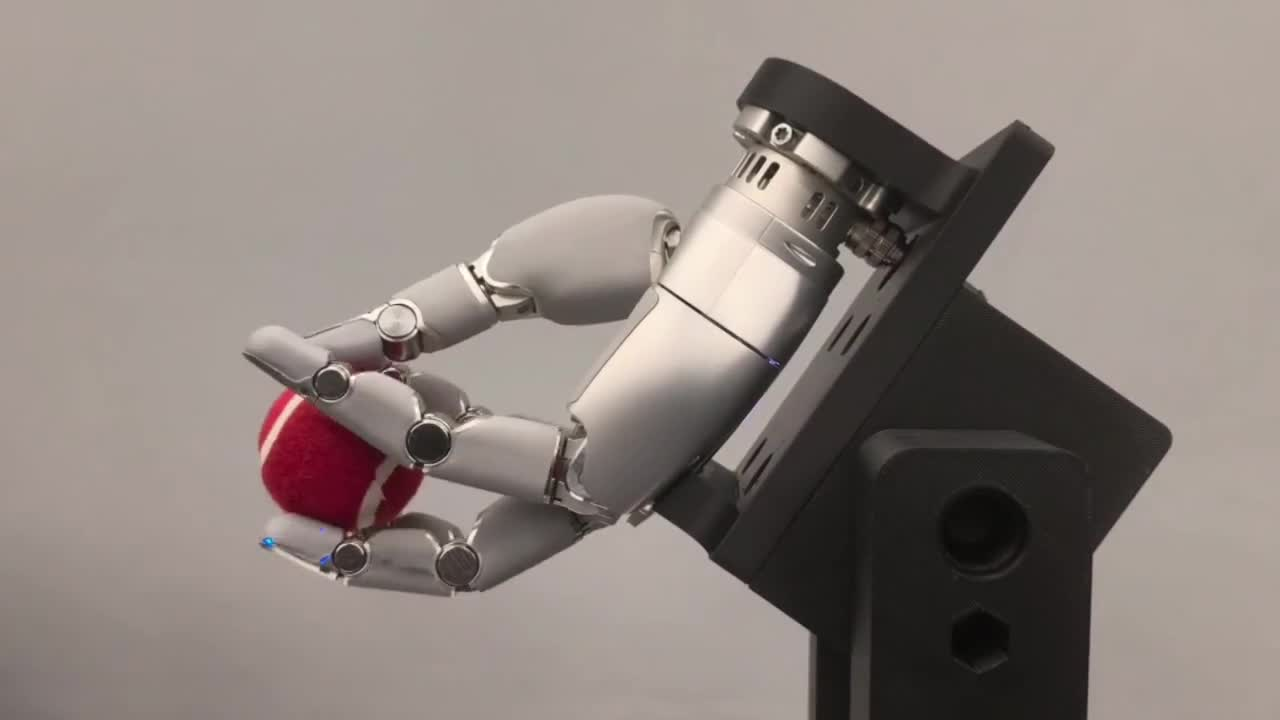
#> input picture static/videos/tacbfp/real/axis/reference_frames/middle_tennis_t2.jpg, 1280 x 720 px
$ python draw_axis_reference_images.py
#> lines starting #> are read from the running program, lines starting #| are printed output that depends on the picture
from pathlib import Path
from PIL import Image, ImageDraw, ImageFont
import math


ROOT = Path(__file__).resolve().parent
DEFAULT_FRAME = ROOT / "reference_frames" / "middle_tennis_t2.jpg"
DEFAULT_OUTPUT_DIR = ROOT / "axis_reference_images"


SCALE = 4
PANEL_PX = (28, 18, 222, 160)
AXIS_COLORS = {
    "x": (230, 40, 38),
    "y": (34, 170, 76),
    "z": (48, 92, 235),
}
ROTATION_COLOR = (0, 0, 0)
DARK = (15, 23, 42)


COMMANDS = [
    ("axis_pos_x.jpg", "x", 1, "[1,0,0]"),
    ("axis_neg_x.jpg", "x", -1, "[-1,0,0]"),
    ("axis_pos_y.jpg", "y", 1, "[0,1,0]"),
    ("axis_neg_y.jpg", "y", -1, "[0,-1,0]"),
    ("axis_pos_z.jpg", "z", 1, "[0,0,1]"),
    ("axis_neg_z.jpg", "z", -1, "[0,0,-1]"),
]

# Start angles were chosen to keep arrowheads readable and consistent with the
# requested projection: +z left, +y up, +x as a foreshortened out-of-plane arrow.
START_ANGLES = {
    ("x", 1): -115,
    ("x", -1): 135,
    ("y", 1): -145,
    ("y", -1): 105,
    ("z", 1): -35,
    ("z", -1): 215,
}

# The x/y rings need the opposite front/back convention from z under this
# projection. This determines which half of the rotation ring is drawn over the
# active axis and which half is hidden behind it.
FRONT_SIGN = {"x": -1, "y": -1, "z": 1}


def load_fonts(scale: int):
    try:
        axis_font = ImageFont.truetype(
            "/usr/share/fonts/truetype/dejavu/DejaVuSans-Bold.ttf", 14 * scale
        )
        vector_font = ImageFont.truetype(
            "/usr/share/fonts/truetype/dejavu/DejaVuSans-Bold.ttf", 14 * scale
        )
    except OSError:
        axis_font = ImageFont.load_default()
        vector_font = ImageFont.load_default()
    return axis_font, vector_font


def add(point, vector, scale=1.0):
    return (point[0] + vector[0] * scale, point[1] + vector[1] * scale)


def norm(vector):
    length = math.hypot(vector[0], vector[1])
    return (vector[0] / length, vector[1] / length) if length else (1, 0)


def angle_between(start, end):
    return math.atan2(end[1] - start[1], end[0] - start[0])


def text_center(draw, xy, text, font, color):
    bbox = draw.textbbox((0, 0), text, font=font)
    draw.text(
        (xy[0] - (bbox[2] - bbox[0]) / 2, xy[1] - (bbox[3] - bbox[1]) / 2),
        text,
        font=font,
        fill=color,
    )


def sharp_arrow(draw, start, tip, color, width, scale, head_len=16, head_half=5):
    width *= scale
    head_len *= scale
    head_half *= scale
    angle = angle_between(start, tip)
    base = (
        tip[0] - head_len * math.cos(angle),
        tip[1] - head_len * math.sin(angle),
    )
    draw.line([start, base], fill=color, width=width)
    normal = (-math.sin(angle), math.cos(angle))
    draw.polygon(
        [
            tip,
            (base[0] + head_half * normal[0], base[1] + head_half * normal[1]),
            (base[0] - head_half * normal[0], base[1] - head_half * normal[1]),
        ],
        fill=color,
    )


def ellipse_basis(axis_name, axes):
    axis_unit = norm(axes[axis_name]["vec"])
    major_unit = (-axis_unit[1], axis_unit[0])
    return major_unit, axis_unit


def ellipse_point(cx, cy, major, minor, major_unit, axis_unit, degrees):
    theta = math.radians(degrees)
    return (
        cx + major * math.cos(theta) * major_unit[0] + minor * math.sin(theta) * axis_unit[0],
        cy + major * math.cos(theta) * major_unit[1] + minor * math.sin(theta) * axis_unit[1],
    )


def ellipse_tangent(major, minor, major_unit, axis_unit, degrees, direction):
    theta = math.radians(degrees)
    dx = -major * math.sin(theta) * major_unit[0] + minor * math.cos(theta) * axis_unit[0]
    dy = -major * math.sin(theta) * major_unit[1] + minor * math.cos(theta) * axis_unit[1]
    if direction < 0:
        dx, dy = -dx, -dy
    return math.atan2(dy, dx)


def depth_value(degrees):
    return math.sin(math.radians(degrees))


class AxisReferenceRenderer:
    def __init__(self, frame_path=DEFAULT_FRAME, output_dir=DEFAULT_OUTPUT_DIR, scale=SCALE):
#> called with scale = 4
        self.frame_path = Path(frame_path)
        self.output_dir = Path(output_dir)
        self.scale = scale
        self.image = Image.open(self.frame_path).convert("RGB")
#> self.image is the input picture: PIL image 1280x720 RGB; mean R, G, B 141, 130.6, 125.2
        self.width, self.height = self.image.size
        self.panel = tuple(value * self.scale for value in PANEL_PX)
        self.origin = (
            (self.panel[0] + self.panel[2]) / 2,
            (self.panel[1] + self.panel[3]) / 2,
        )
        self.axes = {
            "z": {"vec": (-52 * self.scale, 0 * self.scale), "color": AXIS_COLORS["z"], "label": "+z"},
            "y": {"vec": (0 * self.scale, -48 * self.scale), "color": AXIS_COLORS["y"], "label": "+y"},
            "x": {"vec": (40 * self.scale, 28 * self.scale), "color": AXIS_COLORS["x"], "label": "+x"},
        }
        self.axis_font, self.vector_font = load_fonts(self.scale)

    def draw_axis(self, draw, name, highlight=False):
        axis = self.axes[name]
        sharp_arrow(
            draw,
            self.origin,
            add(self.origin, axis["vec"]),
            axis["color"],
            width=5 if highlight else 4,
            scale=self.scale,
            head_len=17 if name == "x" else 16,
            head_half=5,
        )

    def draw_labels_and_origin(self, draw):
        for name, axis in self.axes.items():
            pos = add(self.origin, axis["vec"], 1.16 if name != "x" else 1.17)
            if name == "x":
                pos = (pos[0] + 5 * self.scale, pos[1] + 2 * self.scale)
            text_center(draw, pos, axis["label"], self.axis_font, axis["color"])
        radius = 4 * self.scale
        draw.ellipse(
            (
                self.origin[0] - radius,
                self.origin[1] - radius,
                self.origin[0] + radius,
                self.origin[1] + radius,
            ),
            fill=DARK,
        )

    def draw_vector_label(self, draw, text):
        x, y = 142 * self.scale, 34 * self.scale
        bbox = draw.textbbox((0, 0), text, font=self.vector_font)
        pad = 4 * self.scale
        draw.rounded_rectangle(
            (x - pad, y - pad, x + bbox[2] + pad, y + bbox[3] + pad),
            radius=5 * self.scale,
            fill=(255, 255, 255, 214),
            outline=(30, 41, 59, 170),
            width=self.scale,
        )
        draw.text((x, y), text, font=self.vector_font, fill=DARK)

    def make_rotation_samples(self, axis_name, sign):
        center = add(self.origin, self.axes[axis_name]["vec"], 0.50)
        major_unit, axis_unit = ellipse_basis(axis_name, self.axes)
        major = 15 * self.scale
        minor = 7 * self.scale
        if axis_name == "x":
            major, minor = 14 * self.scale, 9 * self.scale

        start = START_ANGLES[(axis_name, sign)]
        extent = 250 * sign
        end = start + extent
        tip = ellipse_point(center[0], center[1], major, minor, major_unit, axis_unit, end)
        tangent = ellipse_tangent(
            major,
            minor,
            major_unit,
            axis_unit,
            end,
            1 if extent > 0 else -1,
        )

        head_len = 9 * self.scale
        head_half = 3.4 * self.scale
        base = (
            tip[0] - head_len * math.cos(tangent),
            tip[1] - head_len * math.sin(tangent),
        )

        theta = math.radians(end)
        local_speed = math.hypot(-major * math.sin(theta), minor * math.cos(theta))
        trim = math.degrees(head_len / max(local_speed, 1.0))
        arc_end = end - trim * (1 if extent > 0 else -1)

        samples = []
        for index in range(151):
            degrees = start + (arc_end - start) * index / 150
            samples.append(
                (
                    ellipse_point(
                        center[0], center[1], major, minor, major_unit, axis_unit, degrees
                    ),
                    degrees,
                )
            )
        samples.append((base, arc_end))

        normal = (-math.sin(tangent), math.cos(tangent))
        triangle = [
            tip,
            (base[0] + head_half * normal[0], base[1] + head_half * normal[1]),
            (base[0] - head_half * normal[0], base[1] - head_half * normal[1]),
        ]
        end_is_front = depth_value(end) * FRONT_SIGN[axis_name] >= 0
        return samples, triangle, end_is_front

    def draw_polyline_segments(self, draw, samples, layer, axis_name):
        for (p0, t0), (p1, t1) in zip(samples, samples[1:]):
            midpoint_t = (t0 + t1) / 2
            is_front = depth_value(midpoint_t) * FRONT_SIGN[axis_name] >= 0
            if (layer == "front" and is_front) or (layer == "back" and not is_front):
                draw.line([p0, p1], fill=ROTATION_COLOR, width=2 * self.scale, joint="curve")

    def draw_rotation_layer(self, draw, samples, triangle, end_is_front, axis_name, layer):
        self.draw_polyline_segments(draw, samples, layer, axis_name)
        if (layer == "front" and end_is_front) or (layer == "back" and not end_is_front):
            draw.polygon(triangle, fill=ROTATION_COLOR)

    def render_one(self, filename, axis_name, sign, vector_label):
        img = self.image.resize(
            (self.width * self.scale, self.height * self.scale),
            Image.Resampling.LANCZOS,
        ).convert("RGBA")
        overlay = Image.new("RGBA", (self.width * self.scale, self.height * self.scale), (0, 0, 0, 0))
#> overlay: PIL image 5120x2880 RGBA; every value is 0
        overlay_draw = ImageDraw.Draw(overlay)
        overlay_draw.rounded_rectangle(
            self.panel,
            radius=10 * self.scale,
            fill=(255, 255, 255, 170),
            outline=(15, 23, 42, 95),
            width=self.scale,
        )
        img = Image.alpha_composite(img, overlay)
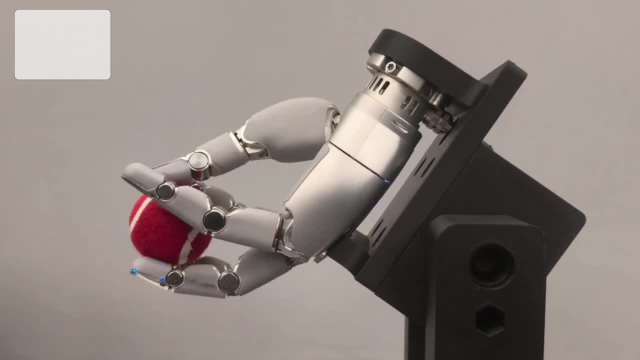
#> img: PIL image 5120x2880 RGBA (shown at 1/8 size); mean R, G, B, A 142.6, 132.4, 127.2, 255
        draw = ImageDraw.Draw(img)

        samples, triangle, end_is_front = self.make_rotation_samples(axis_name, sign)

        for name in self.axes:
            if name != axis_name:
                self.draw_axis(draw, name, highlight=False)

        self.draw_rotation_layer(draw, samples, triangle, end_is_front, axis_name, "back")
        self.draw_axis(draw, axis_name, highlight=True)
        self.draw_rotation_layer(draw, samples, triangle, end_is_front, axis_name, "front")
        self.draw_labels_and_origin(draw)
        self.draw_vector_label(draw, vector_label)

        img = img.resize((self.width, self.height), Image.Resampling.LANCZOS).convert("RGB")
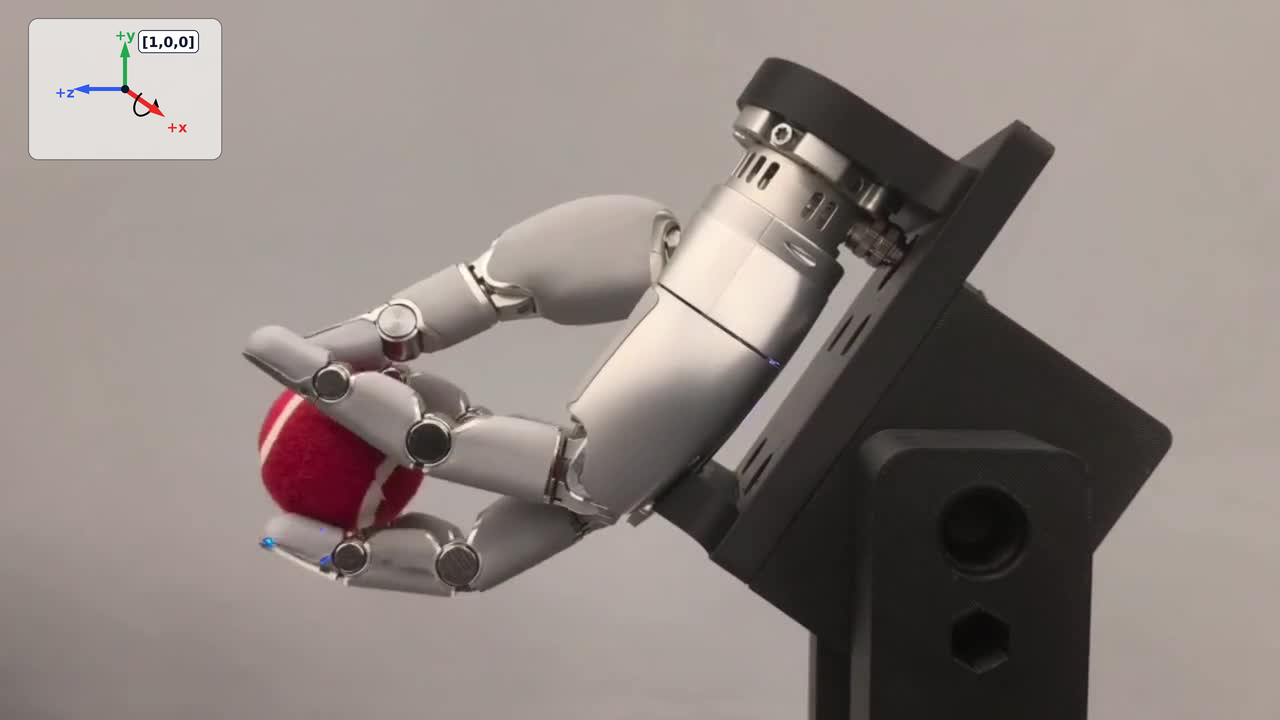
#> img: PIL image 1280x720 RGB; mean R, G, B 142.4, 132.2, 127
        out_path = self.output_dir / filename
        img.save(out_path, quality=96)
        return out_path

    def render_all(self):
        self.output_dir.mkdir(parents=True, exist_ok=True)
        return [self.render_one(*command) for command in COMMANDS]


def main():
    renderer = AxisReferenceRenderer()
    for path in renderer.render_all():
        print(path)


if __name__ == "__main__":
    main()

$ run again, with static/videos/tacbfp/real/axis/reference_frames/corner_block_t2.jpg copied over static/videos/tacbfp/real/axis/reference_frames/middle_tennis_t2.jpg
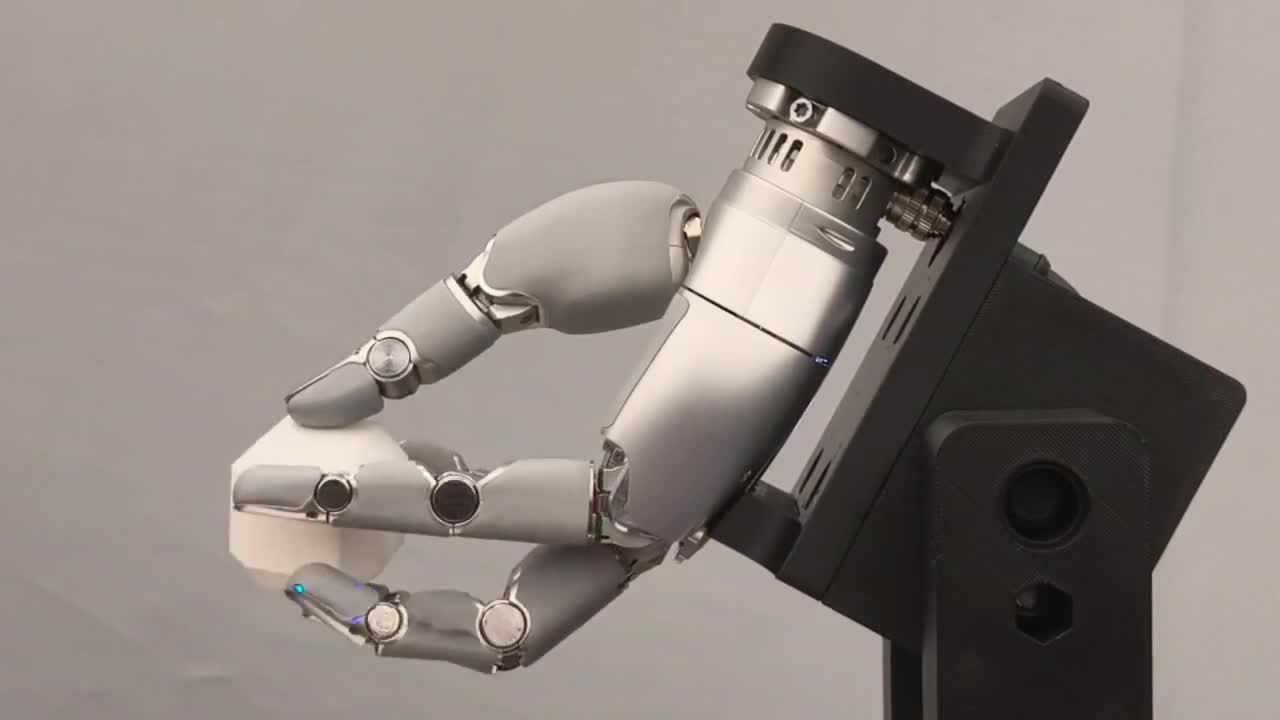
#> input picture static/videos/tacbfp/real/axis/reference_frames/corner_block_t2.jpg, 1280 x 720 px
#> in __init__, self.image is the input picture: PIL image 1280x720 RGB; mean R, G, B 141.3, 131.8, 126.1
#> overlay: PIL image 5120x2880 RGBA; every value is 0
#> in render_one, `img = Image.alpha_composite(img, overlay)`:
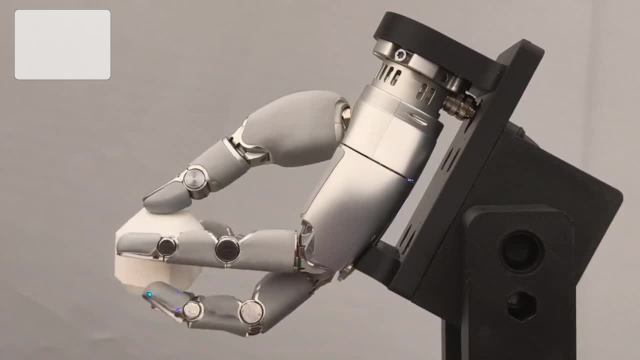
#> img: PIL image 5120x2880 RGBA (shown at 1/8 size); mean R, G, B, A 142.9, 133.6, 128.1, 255
#> in render_one, `img = img.resize((self.width, self.height), Image.Resampling.LANCZOS)...`:
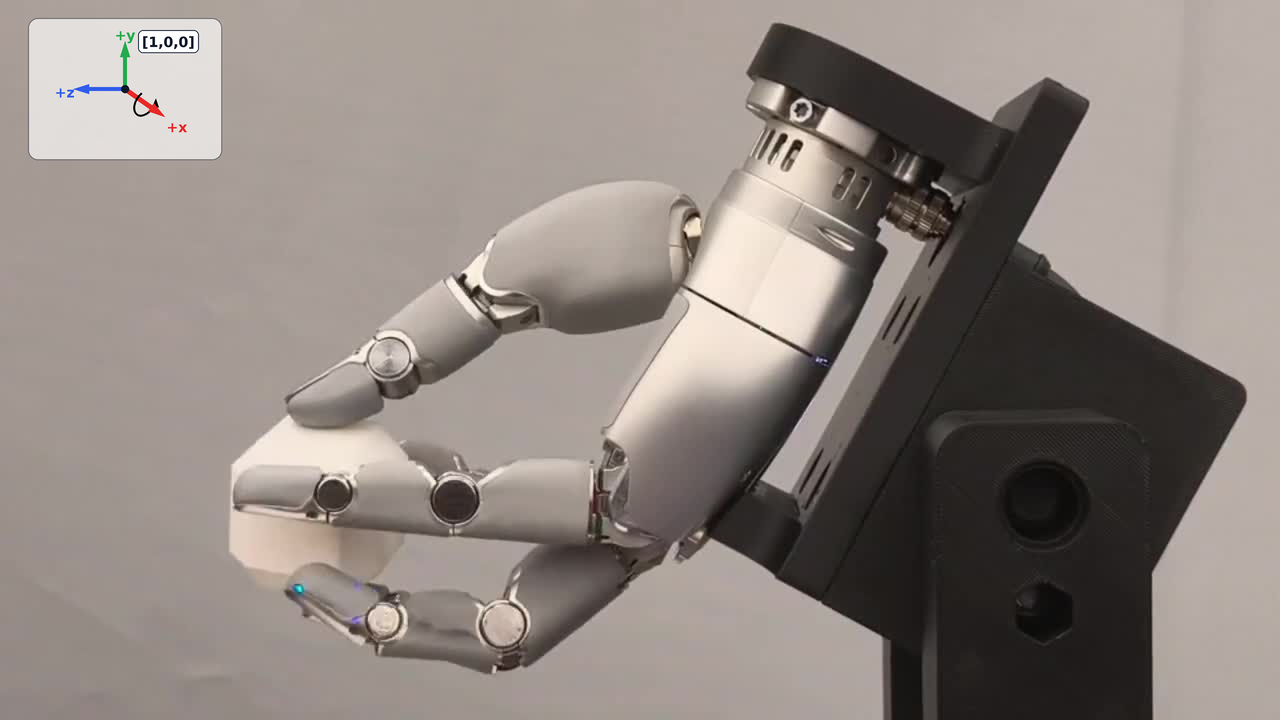
#> img: PIL image 1280x720 RGB; mean R, G, B 142.7, 133.4, 127.9

$ run again, with static/videos/tacbfp/real/axis/reference_frames/multiface_t2.jpg copied over static/videos/tacbfp/real/axis/reference_frames/middle_tennis_t2.jpg
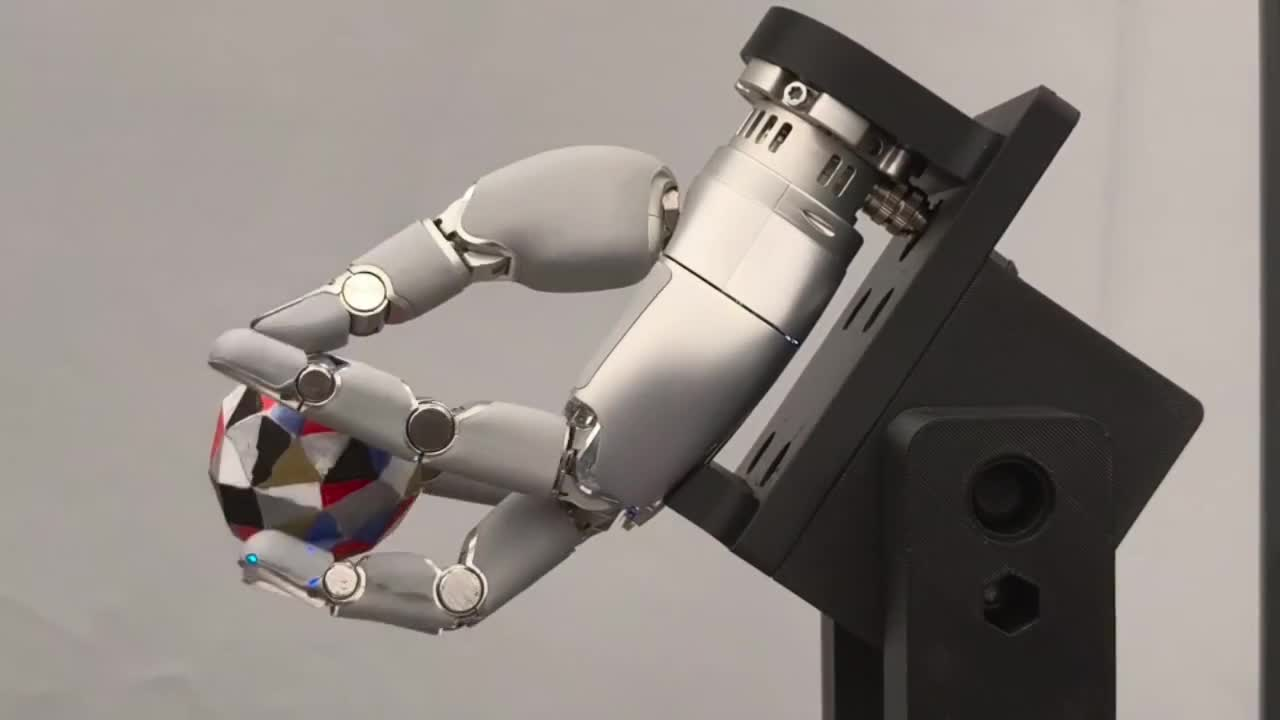
#> input picture static/videos/tacbfp/real/axis/reference_frames/multiface_t2.jpg, 1280 x 720 px
#> in __init__, self.image is the input picture: PIL image 1280x720 RGB; mean R, G, B 140, 132.5, 127.6
#> overlay: PIL image 5120x2880 RGBA; every value is 0
#> in render_one, `img = Image.alpha_composite(img, overlay)`:
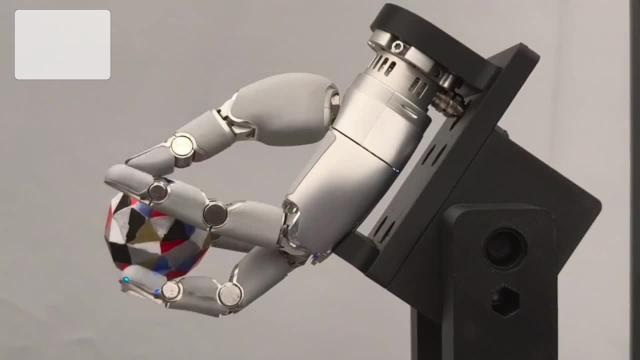
#> img: PIL image 5120x2880 RGBA (shown at 1/8 size); mean R, G, B, A 141.7, 134.3, 129.5, 255
#> in render_one, `img = img.resize((self.width, self.height), Image.Resampling.LANCZOS)...`:
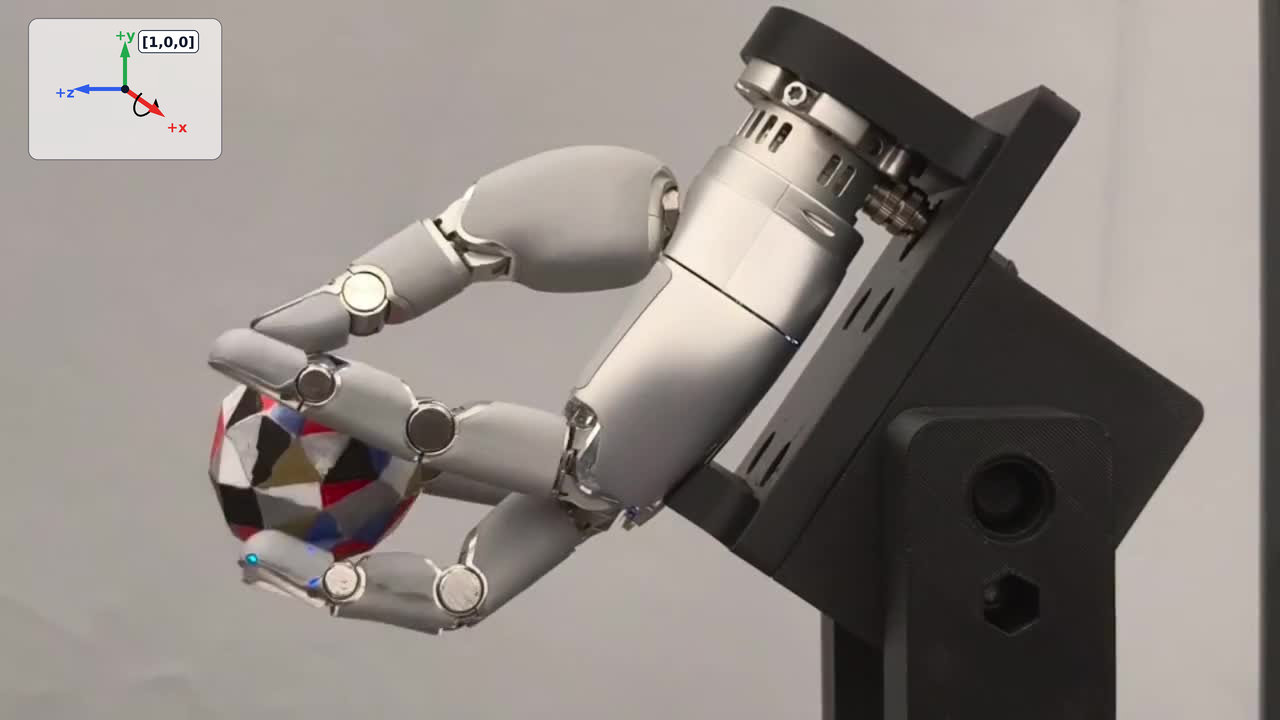
#> img: PIL image 1280x720 RGB; mean R, G, B 141.5, 134.1, 129.3
